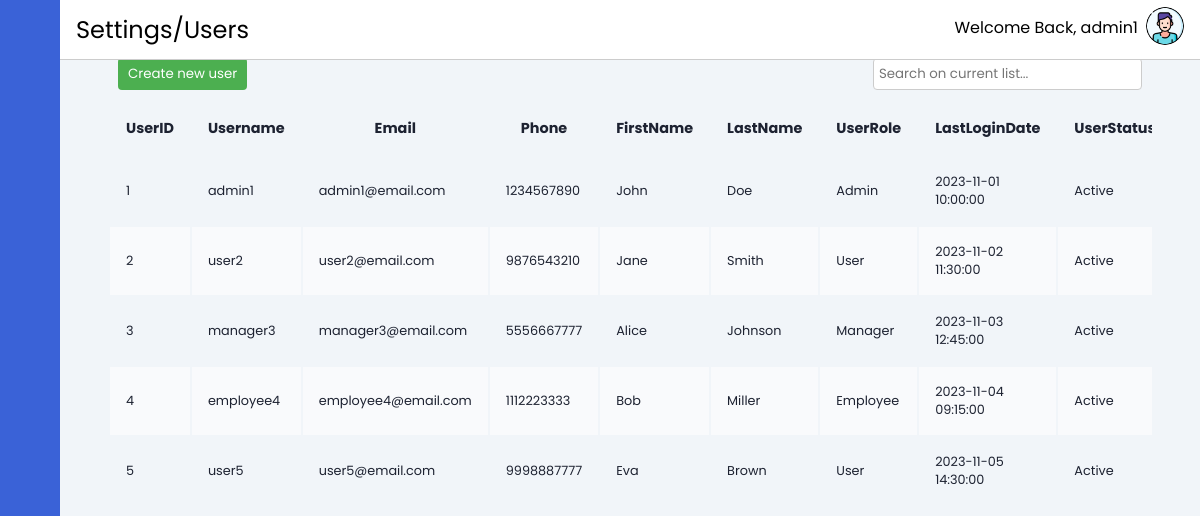
Page /layout/settings-user.php (signed in) on the earlier database version.
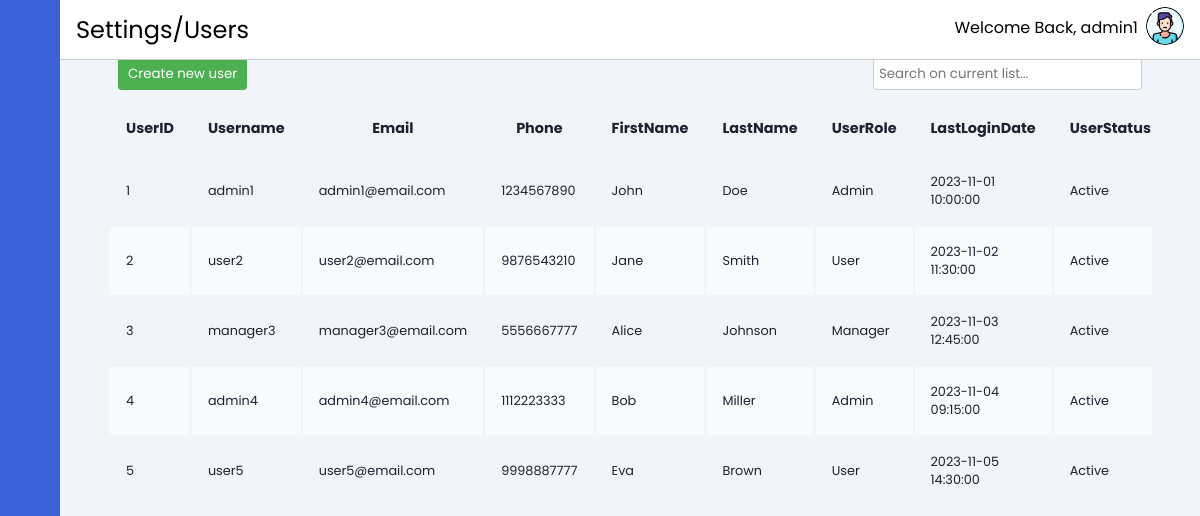
Same page on the later database version.
### tables this page shows
CREATE TABLE IF NOT EXISTS User (
    UserID INT AUTO_INCREMENT PRIMARY KEY,
    CompanyID INT,
    Username VARCHAR(50) NOT NULL,
    Password VARCHAR(255) NOT NULL,
    Email VARCHAR(255),
    Phone VARCHAR(20),
    FirstName VARCHAR(50),
    LastName VARCHAR(50),
    UserRole VARCHAR(50),
    LastLoginDate DATETIME,
    UserStatus VARCHAR(20),
    FOREIGN KEY (CompanyID) REFERENCES Company(CompanyID)
);

### database/database-connect.php (called while the page is built, shortened)
<?php
if (isset($_SESSION['companyname'])) {
    $username = $_SESSION['username'];
} else {
    header("Location: ../final-year-project/login.php");
}
?>

### layout/settings-user.php (the view, shortened to what this page needs)
<?php
include("../database/database-connect.php");
include '../contain/header.php';
$sqlAllUsers = "SELECT * FROM User";
$resultAllUsers = $conn->query($sqlAllUsers);
$allUsers = $resultAllUsers->fetch_all(MYSQLI_ASSOC);
?>
<div class="main-content">
    <?php
    $pathtitle = "Settings/Users";
    include '../contain/horizontal-bar.php';
    ?>
    <main>
        <div class="button-and-search">
            <button name="createUser"><a href="settings-user-create.php"
                    style="text-decoration: none; color: white;">Create new user</a></button>
            <input type="text" id="searchInput" placeholder="Search on current list..." onkeyup="searchTable()">
        </div>
        <div class="table-responsive">
            <table id="myTable" class="table-container" style="width:100%">
                <thead>
                    <tr>
                        <th>UserID</th>
                        <th>Username</th>
                        <th>Email</th>
                        <th>Phone</th>
                        <th>FirstName</th>
                        <th>LastName</th>
                        <th>UserRole</th>
                        <th>LastLoginDate</th>
                        <th>UserStatus</th>
                    </tr>
                </thead>
                <tbody id="tableBody">
                    <?php if (empty($allUsers)): ?>
                        <tr>
                            <td colspan="10">No data available.</td>
                        </tr>
                    <?php else: ?>
                        <?php foreach ($allUsers as $user): ?>
                            <tr>
                                <td>
                                    <?= $user['UserID'] ?>
                                </td>
                                <td>
                                    <?= $user['Username'] ?>
                                </td>
                                <td>
                                    <?= $user['Email'] ?>
                                </td>
                                <td>
                                    <?= $user['Phone'] ?>
                                </td>
                                <td>
                                    <?= $user['FirstName'] ?>
                                </td>
                                <td>
                                    <?= $user['LastName'] ?>
                                </td>
                                <td>
                                    <?= $user['UserRole'] ?>
                                </td>
                                <td>
                                    <?= $user['LastLoginDate'] ?>
                                </td>
                                <td>
                                    <?= $user['UserStatus'] ?>
                                </td>
                            </tr>
                        <?php endforeach; ?>
                    <?php endif; ?>
                </tbody>
            </table>
        </div>
    </main>
</div>
</body>
</html>

### contain/header.php (shortened to what this page needs)
<!DOCTYPE html>
<html lang="en">
<head>
    <link rel="stylesheet" href="https://cdn.jsdelivr.net/gh/lykmapipo/themify-icons@0.1.2/css/themify-icons.css">
    <link rel="stylesheet" href="../css/style.css">
    <link rel="stylesheet" href="../css/header.css">
</head>
<body>
    <div class="sidebar">
        <div class="sidebar-header">
        </div>
        <div class="sidebar-menu">
            <ul>
            </ul>
        </div>
    </div>

### contain/horizontal-bar.php (shortened to what this page needs)
<header>
    <div class="directory-tag">
        <p>
            <?php echo $pathtitle; ?>
        </p>
    </div>
    <div class="social-icons">
        <div class="social-icon">
                <p style="float: left;
                margin-right: 8px;
                margin-top: 8px;">Welcome Back, <?php echo $username ?>
                </p>
            <img src="../img/user-profile.png" alt="Social Icon" id="social-icon">
        </div>
    </div>
</header>

### css/style.css (style rules this page uses)
main { margin-top: 4vh; min-height: 90vh; padding: 1rem 3rem; }
th, td { font-size: .9rem; padding: 1rem 1rem; color: var(--color-dark); }
td { font-size: .8rem; }
tbody tr:nth-child(even) { background: #f9fafc; }
.table-responsive { overflow-x: auto; }
.button-and-search { display: flex; justify-content: space-between; padding: 10px; }
.button-and-search button, .add-entry-btn, .table-container td:last-child button { padding: 5px 10px; background-color: #4CAF50; color: white; border: none; border-radius: 4px; cursor: pointer; }
.button-and-search input { padding: 5px; border: 1px solid #ccc; border-radius: 4px; }

### css/header.css (style rules this page uses)
:root { --main-color: #3A62D7; --color-dark: #1D2231; --text-grey: #8390A2; }
* { font-family: 'Poppins', sans-serif; margin: 0; padding: 0; text-decoration: none; list-style-type: none; box-sizing: border-box; }
body { background: #f1f5f9; }
.sidebar { height: 100%; width: 240px; position: fixed; left: 0; top: 0; z-index: 100; background: var(--main-color); color: #fff; overflow-y: auto; transition: width 500ms; }
.sidebar-header { display: flex; justify-content: space-between; align-items: center; height: 60px; padding: 0rem 1rem; }
.sidebar-menu { padding: 1rem; }
.main-content { position: relative; margin-left: 240px; transition: margin-left 500ms; }
header { position: fixed; left: 240px; top: 0; z-index: 100; width: calc(100% - 240px); background: #fff; height: 60px; padding: 0rem 1rem; display: flex; align-items: center; justify-content: space-between; border-bottom: 1px solid #ccc; transition: left 500ms; }
.directory-tag { display: flex; align-items: center; }
.directory-tag p, .social-icons span { font-size: 1.5rem; }
.social-icons { position: relative; }
.social-icons .social-icon { position: relative; display: inline-block; }
.social-icons img { height: 38px; width: 38px; border-radius: 50%; transition: transform 0.3s ease; }
@media only screen and (max-width: 1200px) { .sidebar { width: 60px; z-index: 150; } }
@media only screen and (max-width: 1200px) { .sidebar .sidebar-header, .sidebar li { display: flex; justify-content: center; } }
@media only screen and (max-width: 1200px) { .main-content { margin-left: 60px; } }
@media only screen and (max-width: 1200px) { .main-content header { left: 60px; width: calc(100% - 60px); } }

Differences in the rows shown:
changed user "Bob": Username "employee4" → "admin4"; Email "employee4@email.com" → "admin4@email.com"; UserRole "Employee" → "Admin"
